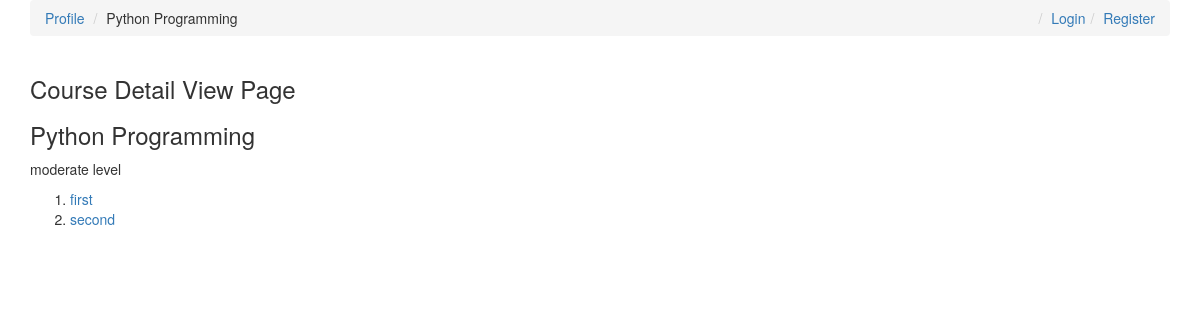
The app's page /courses/python with its own data.
### courses/models.py (models this page shows, shortened)
class Course(models.Model):
    slug = models.SlugField()
    title = models.CharField(max_length=120)
    description = models.TextField()
    allowed_memberships = models.ManyToManyField(Membership)
    @property
    def lessons(self):
        return self.lesson_set.all().order_by('position')

class Lesson(models.Model):
    slug = models.SlugField()
    title = models.CharField(max_length=120)
    course = models.ForeignKey(Course, on_delete=models.SET_NULL, null=True)
    position = models.IntegerField()
    video_url = models.CharField(max_length=200)
    thumbnail = models.ImageField()
    def get_absolute_url(self):
        return reverse('courses:lesson-detail',kwargs ={
            'course_slug':self.course.slug,
            'lesson_slug':self.slug,
            })

### courses/views.py (the view)
# urls.py: path('<slug>',CourseDetailView.as_view(),name='detail'),
class CourseDetailView(DetailView):
    model = Course

### courses/templates/courses/course_detail.html
{% extends 'courses/base.html' %}
{% block post_detail_link %}
<li>{{ object.title }}</li>
{% endblock %}
{% block content %}
	<div class="container">
		<div class="row">
			<div class="col-sm-4 col-md-4">
				<h3>Course Detail View Page</h3>
				<h3>{{ object.title }}</h3>
				<p>{{ object.description }}</p>
				<ol>
					{% for lesson in object.lessons %}
					<li><a href="{{ lesson.get_absolute_url }}">{{ lesson.title }}</a></li>
					{% endfor %}
				</ol>
			</div>
		</div>
	</div>
{% endblock %}

### records on screen
Course: title "Python Programming", description "moderate level"
Lesson: title "first"
Lesson: title "second"
